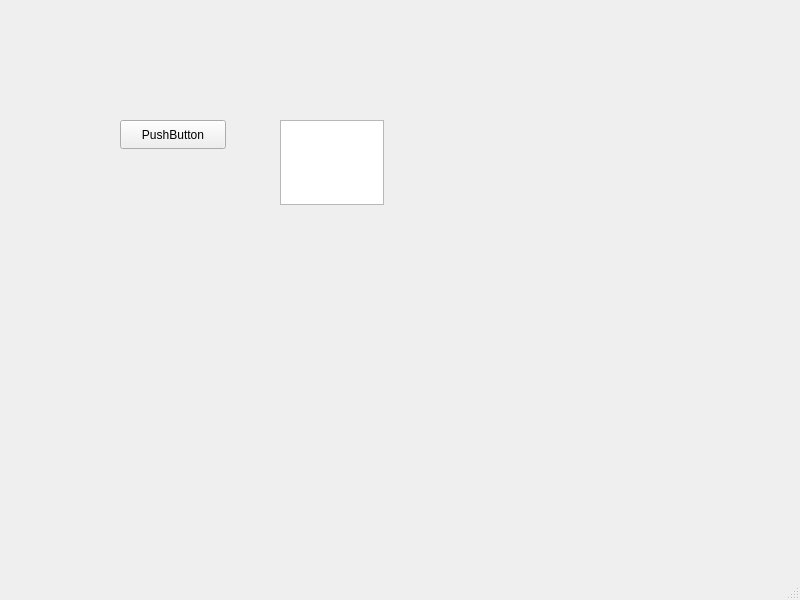
<?xml version="1.0" encoding="UTF-8"?>
<ui version="4.0">
 <class>MainWindow</class>
 <widget class="QMainWindow" name="MainWindow">
  <property name="geometry">
   <rect>
    <x>0</x>
    <y>0</y>
    <width>800</width>
    <height>600</height>
   </rect>
  </property>
  <property name="windowTitle">
   <string>HMI</string>
  </property>
  <widget class="QWidget" name="centralwidget">
   <widget class="QPushButton" name="pushButton">
    <property name="geometry">
     <rect>
      <x>120</x>
      <y>120</y>
      <width>106</width>
      <height>29</height>
     </rect>
    </property>
    <property name="text">
     <string>PushButton</string>
    </property>
   </widget>
   <widget class="QTextEdit" name="textEdit">
    <property name="geometry">
     <rect>
      <x>280</x>
      <y>120</y>
      <width>104</width>
      <height>85</height>
     </rect>
    </property>
   </widget>
  </widget>
  <widget class="QMenuBar" name="menubar">
   <property name="geometry">
    <rect>
     <x>0</x>
     <y>0</y>
     <width>800</width>
     <height>32</height>
    </rect>
   </property>
  </widget>
  <widget class="QStatusBar" name="statusbar"/>
 </widget>
 <resources/>
 <connections>
  <connection>
   <sender>pushButton</sender>
   <signal>clicked()</signal>
   <receiver>MainWindow</receiver>
   <slot>slot1()</slot>
   <hints>
    <hint type="sourcelabel">
     <x>157</x>
     <y>165</y>
    </hint>
    <hint type="destinationlabel">
     <x>239</x>
     <y>790</y>
    </hint>
   </hints>
  </connection>
 </connections>
 <slots>
  <slot>slot1()</slot>
 </slots>
</ui>
